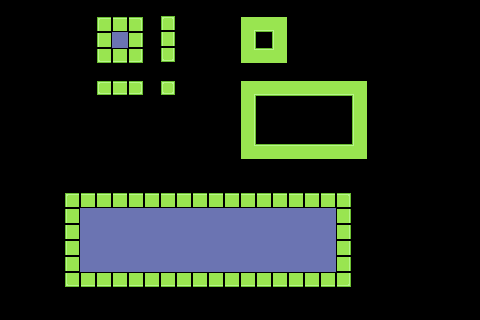

A 2D game scene composited from a Tiled map and its tileset images. What follows is a short description and the map's XML, with each tile layer's data collapsed to a summary:
An orthogonal 30x20 tile map with 16x16 px tiles, 2 tile layers (Level, out), 2 tilesets.

<map version="1.10" tiledversion="1.11.0" orientation="orthogonal" renderorder="right-down" width="30" height="20" tilewidth="16" tileheight="16" infinite="0" nextlayerid="3" nextobjectid="1">
 <tileset firstgid="1" source="BlockShapes.tsx" />
 <tileset firstgid="65" source="CoralTilesets.tsx" />
 <layer id="1" name="Level" width="30" height="20">
  <data>[600 cells, 156 non-empty, 26 distinct tile ids]</data>
 </layer>
 <layer id="2" name="out" width="30" height="20">
  <data>[600 cells, 65 non-empty, 1 distinct tile ids]</data>
 </layer>
</map>